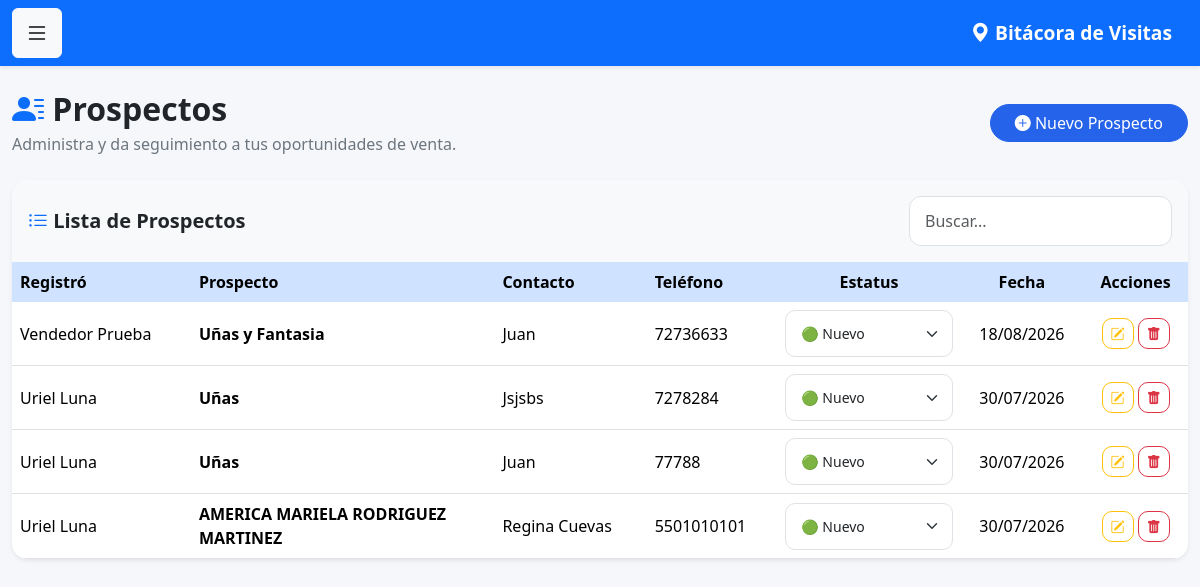
/prospectos (signed in), run on an earlier commit of the app's database.
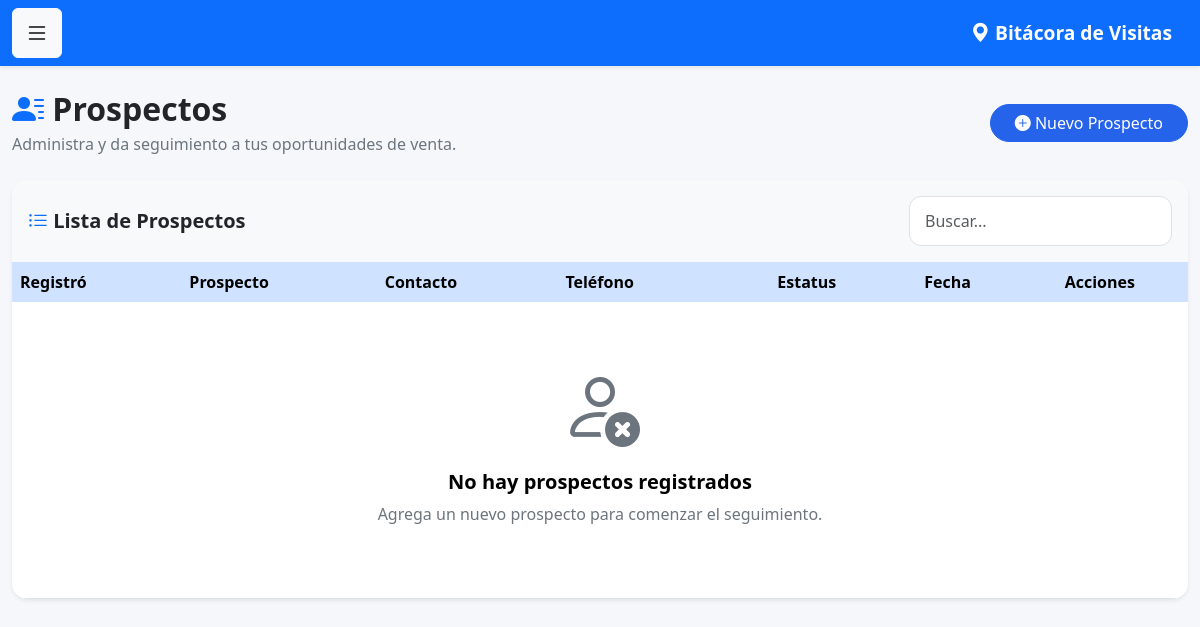
And on a later commit of the database.
### models.py (models this page shows)
class Prospecto(db.Model):
    __tablename__ = 'prospectos'
    id = db.Column(
        db.Integer,
        primary_key=True
    )
    nombre = db.Column(
        db.String(200),
        nullable=False
    )
    contacto = db.Column(
        db.String(150)
    )
    telefono = db.Column(
        db.String(50)
    )
    direccion = db.Column(
        db.Text
    )
    observaciones = db.Column(
        db.Text
    )
    estatus = db.Column(
        db.String(50),
        default='Nuevo'
    )
    usuario_id = db.Column(
        db.Integer,
        db.ForeignKey('usuarios.id')
    )
    fecha_registro = db.Column(
        db.DateTime,
        default=datetime.utcnow
    )
    usuario = db.relationship(
        'Usuario',
        backref='prospectos'
    )
    latitud = db.Column(
    db.String(50)
    )
    longitud = db.Column(
        db.String(50)
    )

class Usuario(UserMixin, db.Model):
    __tablename__ = 'usuarios'
    id = db.Column(db.Integer, primary_key=True)
    nombre = db.Column(db.String(100), nullable=False)
    correo = db.Column(db.String(120), unique=True, nullable=False)
    password = db.Column(db.String(500), nullable=False)
    rol = db.Column(db.String(20), default='vendedor')
    activo = db.Column(db.Boolean, default=True)

### app.py (the view)
@app.route('/prospectos')
@login_required
def prospectos():
    if current_user.rol in ['admin', 'supervisor']:
        prospectos = Prospecto.query.order_by(
            Prospecto.fecha_registro.desc()
        ).all()
    else:
        prospectos = Prospecto.query.filter_by(
            usuario_id=current_user.id
        ).order_by(
            Prospecto.fecha_registro.desc()
        ).all()
    return render_template(
        'prospectos.html',
        prospectos=prospectos
    )

### app.py (called while the page is built)
@login_manager.user_loader
def load_user(user_id):
    return Usuario.query.get(int(user_id))

### templates/prospectos.html (shortened to what this page needs)
{% extends 'base.html' %}
{% block contenido %}
<div class="d-flex justify-content-between align-items-center mb-4">
    <div>
        <h2 class="fw-bold mb-1">
            <i class="bi bi-person-lines-fill text-primary"></i>
            Prospectos
        </h2>
        <p class="text-muted mb-0">
            Administra y da seguimiento a tus oportunidades de venta.
        </p>
    </div>
    <a href="{{ url_for('nuevo_prospecto') }}"
       class="btn btn-primary rounded-pill px-4">
        <i class="bi bi-plus-circle-fill"></i>
        Nuevo Prospecto
    </a>
</div>
<div class="card shadow-sm border-0 rounded-4">
    <div class="card-header bg-light py-3">
        <div class="d-flex justify-content-between align-items-center">
            <h5 class="mb-0">
                <i class="bi bi-list-ul text-primary"></i>
                Lista de Prospectos
            </h5>
            <input
                id="buscarProspecto"
                class="form-control w-auto"
                placeholder="Buscar...">
        </div>
    </div>
    <div class="table-responsive">
        <table class="table table-hover align-middle mb-0" id="tablaProspectos">
            <thead class="table-primary">
                <tr>
                    <th>Registró</th>
                    <th>Prospecto</th>
                    <th>Contacto</th>
                    <th>Teléfono</th>
                    <th class="text-center">Estatus</th>
                    <th class="text-center">Fecha</th>
                    <th class="text-center">Acciones</th>
                </tr>
            </thead>
            <tbody>
            {% for p in prospectos %}
                <tr>
                    <td>
                        <div class="d-flex align-items-center">
                            {{ p.usuario.nombre }}
                        </div>
                    </td>
                    <td>
                        <strong>{{ p.nombre }}</strong>
                    </td>
                    <td>
                        {{ p.contacto }}
                    </td>
                    <td>
                        {{ p.telefono }}
                    </td>
                    <td class="text-center">
                        <form
                            method="POST"
                            action="{{ url_for('cambiar_estatus_prospecto', id=p.id) }}">
                            <select
                                name="estatus"
                                class="form-select form-select-sm"
                                onchange="this.form.submit()">
                                <option value="Nuevo"
                                    {% if p.estatus == 'Nuevo' %}selected{% endif %}>
                                    🟢 Nuevo
                                </option>
                            </select>
                        </form>
                    </td>
                    <td class="text-center">
                        {% if p.fecha_registro %}
                            {{ p.fecha_registro.strftime('%d/%m/%Y') }}
                        {% else %}
                            —
                        {% endif %}
                    </td>
                    <td class="text-center">
                        <a href="{{ url_for('editar_prospecto', id=p.id) }}"
                           class="btn btn-outline-warning btn-sm"
                           title="Editar">
                            <i class="bi bi-pencil-square"></i>
                        </a>
                        {% if current_user.rol == 'admin' %}
                        <a href="{{ url_for('eliminar_prospecto', id=p.id) }}"
                           class="btn btn-outline-danger btn-sm"
                           onclick="return confirm('¿Eliminar este prospecto?');"
                           title="Eliminar">
                            <i class="bi bi-trash-fill"></i>
                        </a>
                        {% endif %}
                    </td>
                </tr>
            {% else %}
                <tr>
                    <td colspan="7">
                        <div class="text-center py-5">
                            <i class="bi bi-person-x display-1 text-secondary"></i>
                            <h5 class="mt-3">
                                No hay prospectos registrados
                            </h5>
                            <p class="text-muted">
                                Agrega un nuevo prospecto para comenzar el seguimiento.
                            </p>
                        </div>
                    </td>
                </tr>
            {% endfor %}
            </tbody>
        </table>
    </div>
</div>
{% endblock %}

### templates/base.html (shortened to what this page needs)
<!DOCTYPE html>
<html lang="es">
<head>
    <link rel="stylesheet"
          href="{{ url_for('static', filename='css/style.css') }}">
    <link
        href="https://cdn.jsdelivr.net/npm/bootstrap@5.3.3/dist/css/bootstrap.min.css"
        rel="stylesheet">
    <link
        rel="stylesheet"
        href="https://cdn.jsdelivr.net/npm/bootstrap-icons@1.11.3/font/bootstrap-icons.min.css">
    <link
        rel="stylesheet"
        href="{{ url_for('static', filename='css/style.css') }}">
</head>
<body>
<nav class="navbar navbar-dark bg-primary shadow-sm">
    <div class="container-fluid">
        <button
            class="btn btn-light"
            type="button"
            data-bs-toggle="offcanvas"
            data-bs-target="#menuLateral">
            <i class="bi bi-list fs-4"></i>
        </button>
        <span class="navbar-brand fw-bold">
            <i class="bi bi-geo-alt-fill"></i>
            Bitácora de Visitas
        </span>
    </div>
</nav>
<main class="container py-4">
    {% block contenido %}
    {% endblock %}
</main>
</body>
</html>

### static/css/style.css (style rules this page uses)
body { background: #f5f7fb; font-family: "Segoe UI", Roboto, Helvetica, Arial, sans-serif; color: #212529; }
.container { max-width: 1400px; }
h1, h2, h3, h4, h5 { font-weight: 700; }
.text-muted { color: #6c757d !important; }
.card { border: none; border-radius: 18px; overflow: hidden; box-shadow: 0 6px 18px rgba(0,0,0,.08); }
.card-header { border: none; }
.form-control, .form-select { border-radius:12px; padding:12px 15px; border:1px solid #dee2e6; transition:.25s; }
.btn { transition:.25s; }
.btn-primary { background:#2563eb; border-color:#2563eb; }
.table { margin-bottom:0; }
.table thead th { font-weight:600; border:none; }
.table-hover tbody tr { transition:.25s; }
.table td, .table th { vertical-align:middle; }
.table td { max-width:250px; }
.navbar { min-height:65px; }
.navbar-brand { font-size:1.2rem; }

What changed in the data, as far as the page shows it:
removed Prospecto: usuario.nombre "Vendedor Prueba", nombre "Uñas y Fantasia", contacto "Juan", telefono "72736633", estatus "🟢 Nuevo", fecha_registro "18/08/2026"
removed Prospecto: usuario.nombre "Uriel Luna", nombre "Uñas", contacto "Jsjsbs", telefono "7278284", estatus "🟢 Nuevo", fecha_registro "30/07/2026"
removed Prospecto: usuario.nombre "Uriel Luna", nombre "Uñas", contacto "Juan", telefono "77788", estatus "🟢 Nuevo", fecha_registro "30/07/2026"
removed Prospecto: usuario.nombre "Uriel Luna", nombre "AMERICA MARIELA RODRIGUEZ MARTINEZ", contacto "Regina Cuevas", telefono "5501010101", estatus "🟢 Nuevo", fecha_registro "30/07/2026"
Also different on the page:
text now shown: "No hay prospectos registrados Agrega un nuevo prospecto para comenzar el seguimiento."
